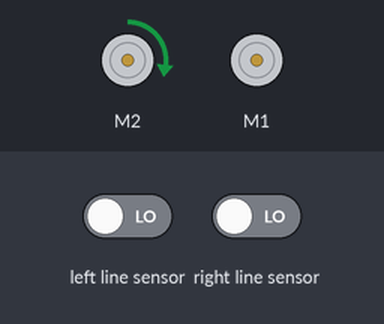
Simulated run of this program. Board: BBC micro:bit (MakeCode). On the bench: 2 × DC motor (green arrow = forward, orange = backward, longer = faster). The inputs (shaded band) are chosen by the test bench; at power-on: left line sensor LOW, right line sensor LOW.

Above: at 1.2 s.
1.3 s: left line sensor driven HIGH
At 2.0 s:
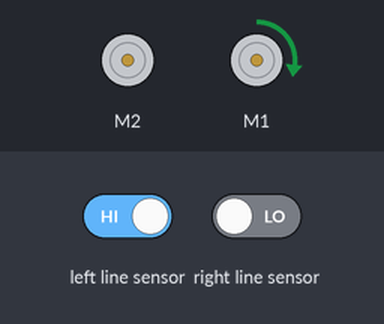
2.8 s: left line sensor driven LOW
At 3.2 s:
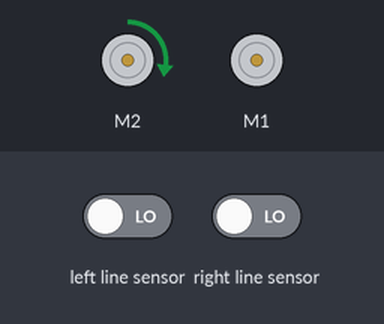
Timing chart, 0 to 5.8 s (numbered marks = the images above; inputs shaded):
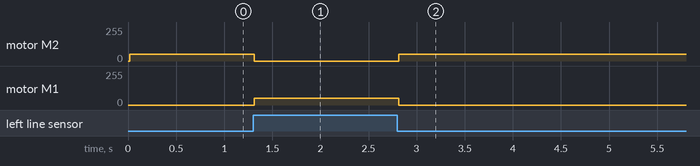

Measured:
- after the input at 1.3 s, motor M2: forward 50/255 → stopped at once; motor M1: stopped → forward 50/255 at once
- after the input at 2.8 s, motor M2: stopped → forward 50/255 at once; motor M1: forward 50/255 → stopped at once

The program:

main.ts
```typescript
let velocidad = 50
maqueen.MotorRun(maqueen.aMotors.M2, maqueen.Dir.CW, velocidad)
basic.forever(function () {
    if (maqueen.readPatrol(maqueen.Patrol.PatrolLeft) == 0 && maqueen.readPatrol(maqueen.Patrol.PatrolRight) == 0) {
        maqueen.MotorRun(maqueen.aMotors.M1, maqueen.Dir.CW, 0)
        maqueen.MotorRun(maqueen.aMotors.M2, maqueen.Dir.CW, velocidad)
    } else if (maqueen.readPatrol(maqueen.Patrol.PatrolLeft) == 0 && maqueen.readPatrol(maqueen.Patrol.PatrolRight) == 1) {
        maqueen.MotorRun(maqueen.aMotors.M1, maqueen.Dir.CW, 0)
        maqueen.MotorRun(maqueen.aMotors.M2, maqueen.Dir.CW, velocidad)
        if (maqueen.readPatrol(maqueen.Patrol.PatrolLeft) == 1 && maqueen.readPatrol(maqueen.Patrol.PatrolRight) == 1) {
            maqueen.MotorRun(maqueen.aMotors.M1, maqueen.Dir.CW, 0)
            maqueen.MotorRun(maqueen.aMotors.M2, maqueen.Dir.CW, velocidad)
        }
    } else if (maqueen.readPatrol(maqueen.Patrol.PatrolLeft) == 1 && maqueen.readPatrol(maqueen.Patrol.PatrolRight) == 0) {
        maqueen.MotorRun(maqueen.aMotors.M1, maqueen.Dir.CW, velocidad)
        maqueen.MotorRun(maqueen.aMotors.M2, maqueen.Dir.CW, 0)
        if (maqueen.readPatrol(maqueen.Patrol.PatrolLeft) == 1 && maqueen.readPatrol(maqueen.Patrol.PatrolRight) == 1) {
            maqueen.MotorRun(maqueen.aMotors.M1, maqueen.Dir.CW, velocidad)
            maqueen.MotorRun(maqueen.aMotors.M2, maqueen.Dir.CW, 0)
        }
    }
})
```

test.ts
```typescript
// aquí va el archivo "tests"; esto no se compilará cuando este paquete se utilice como una extensión.
```
